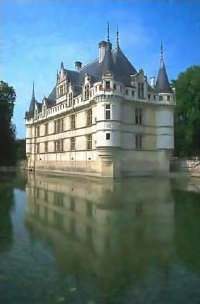
#> input picture test/02_patch_learning/images/castle.jpg, 200 x 304 px, found by its file name; the run also reads 1 picture not shown here
$ python patchLearning.py   (older library calls are emulated)
#> lines starting #> are read from the running program, lines starting #| are printed output that depends on the picture
# %% 1: Setup
import os
import numpy as np
from skimage import io, data
from skimage.color import rgb2gray
from sklearn.feature_extraction import image
from skimage.transform import downscale_local_mean
from skimage.measure import compare_mse as mse, compare_psnr as psnr, compare_ssim as ssim
import requests
import json
import matplotlib.pyplot as plt
from sklearn.datasets import load_sample_images
import time

class NumpyEncoder(json.JSONEncoder):
    def default(self, obj):
        if isinstance(obj, np.ndarray):
            return obj.tolist()
        return json.JSONEncoder.default(self, obj)

'''
images = all test images from sklearn
imgDims = dimensions of all test images
imgIndex = the chosen image for the test, 0 - (len(images)-1)
N = number of atoms in the dictionary
podQuantity= number of pods in Kubernetes during test
patch_size = dimensions of each patch, m = patch_width x patch_height

consensusEnabled = whether or not consensus step is enabled
td = Cloud K-SVD iterations
K = Sparsity
tp = Power iterations
tc = Consensus iterations
wR = Weight Ratio - less than 1 and more than 0
'''

N = 200
podQuantity = 4
patchSize = (9, 9)
imgIndex = 7
downscaleFactor = (1, 1)

consensusEnabled = 1 # Value 0 or 1
K = 3 # Sparsity
td = 10 # Cloud K-SVD iterations
tp = 3 # Power iterations
tc = 5 # Consensus iterations

if (tc*podQuantity) > 1:
    wR = 1 / (tc*podQuantity) # Weight Ratio - less than 1 and more than 0
else:
    wR = 0.5

# Load 10 real images gray-scaled
dataset = load_sample_images()
#> dataset = 3 items
images = []
images.append(rgb2gray(io.imread('images\\castle.jpg')))
images.append(rgb2gray(io.imread('images\\lenna.jpg')))
images.append(rgb2gray(dataset.images[0]))
images.append(rgb2gray(dataset.images[1]))
images.append(rgb2gray(data.chelsea()))
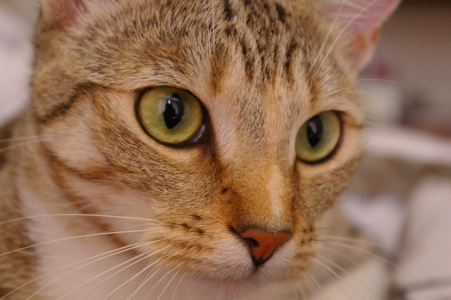
#> input picture skimage.data.chelsea(), 451 x 300 px
images.append(rgb2gray(data.camera()))
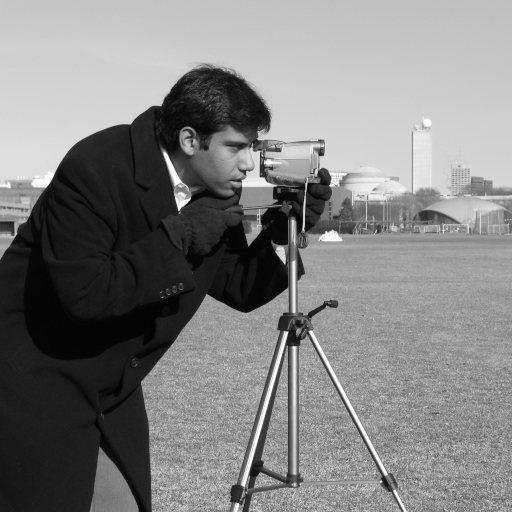
#> input picture skimage.data.camera(), 512 x 512 px
images.append(rgb2gray(data.astronaut()))
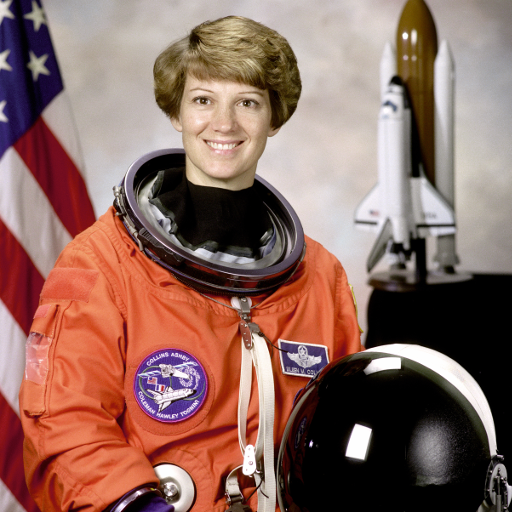
#> input picture skimage.data.astronaut(), 512 x 512 px
images.append(rgb2gray(data.astronaut()[30:180, 150:300]))


# Convert images to values between 0 and 1
for i, s in enumerate(images):
    if np.max(images[i]) > 1:
        images[i] = np.clip((images[i] / 255),0,1)
#> this loop made 8 passes
#> after the loop, images = 8 items

# Downsample images by a factor along each axis.
for i, s in enumerate(images):
   images[i] = np.clip(downscale_local_mean(images[i], downscaleFactor),0,1)


# Save dimensions
imgDims = []
for img in images:
    height, width = img.shape
    imgDims.append((height, width))
#> this loop made 8 passes
#> (height, width) on passes 1 to 8: (304, 200), (1, 480), (427, 640), (427, 640), (300, 451), (512, 512), (512, 512), (150, 150)
#> after the loop, imgDims = [(304, 200), (1, 480), (427, 640), (427, 640), (300, 451), (512, 512), (512, 512), (150, 150)]

noiselessImages = []

for img in images:
    noiselessImages.append(img.astype(np.float16))
#> after the loop, noiselessImages = 8 items

# Show original image before patches
plt.imshow(noiselessImages[imgIndex].astype(np.float64), cmap=plt.cm.gray)

# Patches
allPatches = image.extract_patches_2d(noiselessImages[imgIndex][:, :], patchSize)

patchDims = allPatches.shape
#> patchDims = (20164, 9, 9)

allPatches = allPatches.reshape(allPatches.shape[0], -1)

allPatches = np.transpose(allPatches)

splitSize = int(np.floor((patchDims[0]/podQuantity)))
#> splitSize = 5041
Y = []

for i in range(0, podQuantity):
    Y.append(allPatches[:, range(splitSize*i, splitSize*(i+1))])
#> after the loop, Y = 4 items


# Make D with random data
D = []
for i in range(0, podQuantity):
    D.append(np.matrix(np.random.rand(np.shape(Y[i])[0],N)))

# %% 2: Convert to JSON and send data

# Make HTTP post
#url = 'http://192.168.1.111:30470/load_data/'
url = 'http://192.168.1.151:31839/load_data/'

payloadD = json.dumps(D, cls=NumpyEncoder)
payloadY = json.dumps(Y, cls=NumpyEncoder)

payload = {'D': payloadD,'Y': payloadY, 'CONSENSUS_ENABLED': str(consensusEnabled),
           'CLOUD_KSVD_ITERATIONS': str(td), 'SPARSITY': str(K),
           'POWER_ITERATIONS': str(tp), 'CONSENSUS_ITERATIONS': str(tc),
           'WEIGHT_RATIO': str(wR)}

#> (the run stopped early here; a loop or call above may not have finished)
